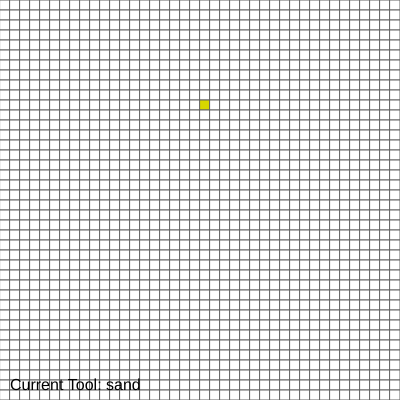
Frame 1 (no input)
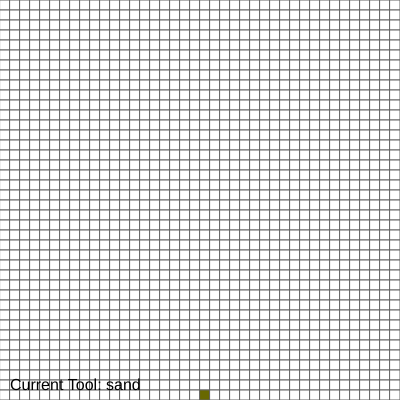
Frame 60 (no input)
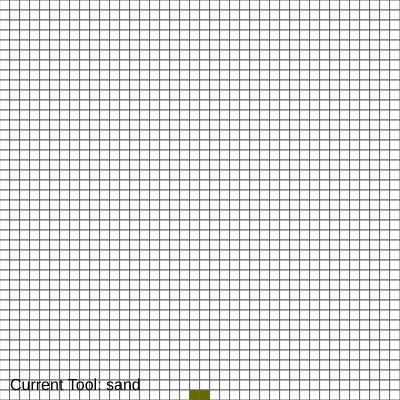
Frame 120 (the mouse pressed at the canvas centre since frame 60)

The p5.js sketch that drew these frames (run headless with seeded random() and noise() and a simulated clock; from frame 60 on, the mouse is pressed at the canvas centre):

// p5.js sketch
// ── sketch.js
function array(cols,rows) {
  let arr = new Array(cols);
  for (let i = 0; i < arr.length;i++) {
    arr[i] = new Array(rows);
    for (let j = 0;j < arr[i].length;j++) {
      arr[i][j] = 0;
    }
  }
  return arr;
}

let grid;
let w = 10;
let cols, rows;
let currentTool = "sand"; 

function setup() {
  createCanvas(400, 400);
  cols = floor(width/w);
  rows = floor(height/w);
  grid = array(cols, rows);
  
  // Create tool buttons
  let sandButton = createButton('Sand');
  sandButton.position(10, height + 10);
  sandButton.mousePressed(() => currentTool = "sand");
  
  let wallButton = createButton('Wall');
  wallButton.position(70, height + 10);
  wallButton.mousePressed(() => currentTool = "wall");
  
  let eraserButton = createButton('Eraser');
  eraserButton.position(130, height + 10);
  eraserButton.mousePressed(() => currentTool = "eraser");

  grid[20][10] = 1;
}

function mouseDragged() {
  let col = floor(mouseX / w);
  let row = floor(mouseY / w);
  
  if (col >= 0 && col <= cols-1 && row >= 0 && row <= rows-1) {
    if (currentTool === "sand") {
      grid[col][row] = 1; // 1 = sand
    } else if (currentTool === "wall") {
      grid[col][row] = 2; // 2 = wall
    } else if (currentTool === "eraser") {
      grid[col][row] = 0; // 0 = empty
    }
  }
}

function mousePressed() {
  mouseDragged();
}

function draw() {
  background(220);

  for (let i = 0; i < cols; i++) {
    for (let j = 0; j < rows; j++) {
      let x = i * w;
      let y = j * w;
      stroke(100);
      
      if (grid[i][j] === 0) {
        fill(255);
      } else if (grid[i][j] === 1) {
        let brightness = map(j, 0, rows, 255, 100); 
        fill(brightness, brightness, 0);
      } else if (grid[i][j] === 2) {
        fill(80, 80, 80);
      }
      
      square(x, y, w);
    }
  }

  let nextGrid = array(cols, rows);

  for (let i = 0; i < cols; i++) {
    for (let j = 0; j < rows; j++) {
      if (grid[i][j] === 2) {
        nextGrid[i][j] = 2;
      }
    }
  }

  for (let i = 0; i < cols; i++) {
    for (let j = 0; j < rows; j++) {
      if (grid[i][j] === 1) { 
        let below = j + 1 < rows ? grid[i][j + 1] : null;
        
        let dir = random(1) < 0.5 ? 1 : -1;
        
        let belowR = (j + 1 < rows && i + dir >= 0 && i + dir < cols) ? grid[i + dir][j + 1] : null;
        let belowL = (j + 1 < rows && i - dir >= 0 && i - dir < cols) ? grid[i - dir][j + 1] : null;

        if (below === 0) {
          nextGrid[i][j + 1] = 1;
        }
        else if (belowR === 0) {
          nextGrid[i + dir][j + 1] = 1;
        }
        else if (belowL === 0) {
          nextGrid[i - dir][j + 1] = 1;
        }
        else {
          nextGrid[i][j] = 1;
        }
      }
    }
  }
  
  grid = nextGrid;

  fill(0);
  noStroke();
  textSize(16);
  text(`Current Tool: ${currentTool}`, 10, height - 10);
}
